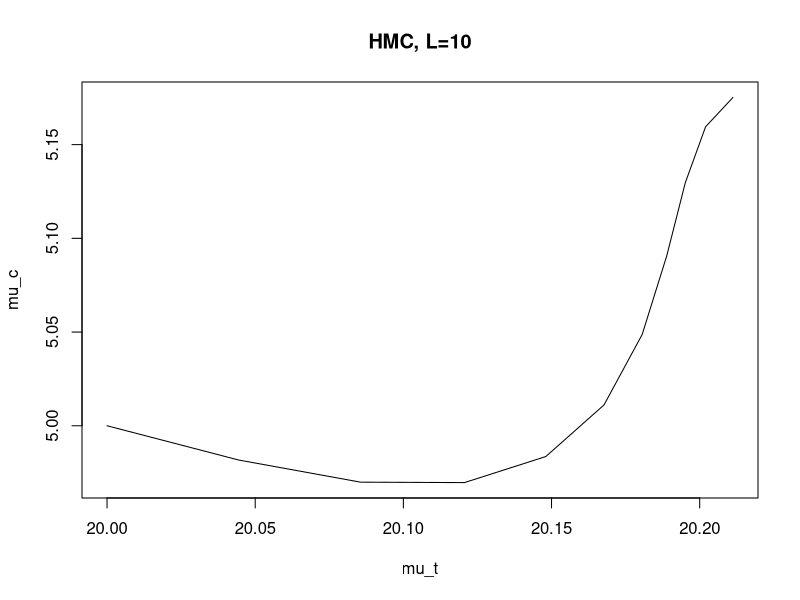
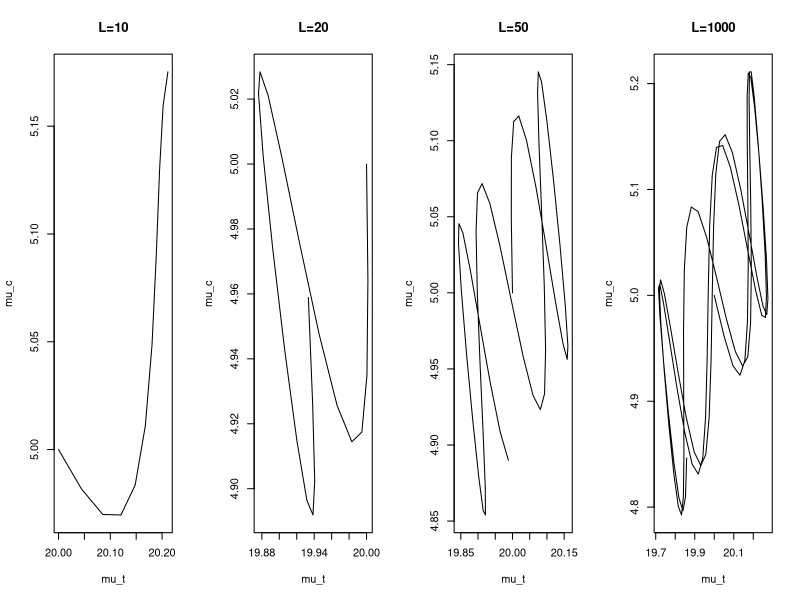

Generate these figures, in order, with R:
## ---- chunk 1
## Gradient of the potential with respect to x
fGradSimpleX <- function(x,y){
  aGrad <- -0.5 *exp(1/2 * (-(-20 + x) * (1.38889 * (-20 + x) - 
                                            2.22222 * (-5 + y)) - (-2.22222 * (-20 + x) + 
                                                                     5.55556 * (-5 + y)) * (-5 + y)) + 
                       1/2 * ((-20 + x) * (1.38889 * (-20 + x) - 
                                             2.22222 * (-5 + y)) + (-2.22222 * (-20 + x) + 
                                                                      5.55556 * (-5 + y)) * (-5 + y))) *(-2.77778 * (-20 + x) + 4.44444 * (-5 + y))
  return(aGrad)
}

## Gradient of the potential with respect to y
fGradSimpleY <- function(x,y){
  aGrad <- -0.5 * exp(1/2 * (-(-20 + x) * (1.38889 * (-20 + x) - 
                                             2.22222 * (-5 + y)) - (-2.22222 * (-20 + x) + 
                                                                      5.55556 * (-5 + y)) * (-5 + y)) + 
                        1/2 * ((-20 + x) * (1.38889 * (-20 + x) - 
                                              2.22222 * (-5 + y)) + (-2.22222 * (-20 + x) + 
                                                                       5.55556 * (-5 + y)) * (-5 + y))) * (4.44444 * (-20 + x) - 
                                                                                                             11.1111 * (-5 + y))
  
  return(aGrad)
}

## Gradient of U with respect to both coordinates
grad_U <- function(aQ){
  aGradX <- fGradSimpleX(aQ[[1]],aQ[[2]])
  aGrady <- fGradSimpleY(aQ[[1]],aQ[[2]])
  return(c(aGradX,aGrady))
}

## Potential function given by the -ve log of the posterior
U <- function(aQ){
  x <- aQ[[1]]
  y <- aQ[[2]]
  aU <- -log(0.265258 * exp(
    1/2 * (-(-20 + x) * (1.38889 * (-20 + x) - 
                           2.22222 * (-5 + y)) - (-2.22222 * (-20 + x) + 
                                                    5.55556 * (-5 + y)) * (-5 + y))))
  return(aU) 
}

## Keeps all the positions of the particle over time
HMC_keep <- function (current_q, U, grad_U, epsilon, L, aSigma){
  q = current_q
  p = rnorm(length(q),0,aSigma)  # independent standard normal variates
  current_p = p
  
  # Make a half step for momentum at the beginning
  
  p = p - epsilon * grad_U(q) / 2
  
  # Alternate full steps for position and momentum
  
  lPosition <- matrix(nrow = (L+1),ncol = 2)
  lPosition[1,] <- q
  
  for (i in 1:L)
  {
    
    # Make a full step for the position
    
    q = q + epsilon * p
    lPosition[(i+1),] <- q
    
    # Make a full step for the momentum, except at end of trajectory
    
    if (i!=L) p = p - epsilon * grad_U(q)
  }
  
  # Make a half step for momentum at the end.
  
  p = p - epsilon * grad_U(q) / 2
  
  # Negate momentum at end of trajectory to make the proposal symmetric
  
  p = -p
  
  # Evaluate potential and kinetic energies at start and end of trajectory
  
  current_U = U(current_q)
  current_K = sum(current_p^2) / 2
  proposed_U = U(q)
  proposed_K = sum(p^2) / 2
  
  #   print(current_U-proposed_U)
  #   print(current_K-proposed_K)
  
  # Accept or reject the state at end of trajectory, returning either
  # the position at the end of the trajectory or the initial position
  r <- exp(current_U-proposed_U+current_K-proposed_K)
  # print(r)
  if (runif(1) < r)
  {
    return (list(q=q,pos=lPosition))  # accept
  }
  else
  {
    return (list(q=current_q,pos=lPosition))  # reject
  }
}


## ---- chunk 2

set.seed(42)
lSamples_hmc <- HMC_keep(current_q = c(20,5),U = U, grad_U = grad_U, epsilon = 0.18, L = 10, aSigma = 0.18)
## ---- chunk 3
plot(lSamples_hmc$pos, type = 'l', xlab = "mu_t", ylab = "mu_c", main = "HMC, L=10")
## ---- chunk 4
set.seed(42)

lSamples_hmc_L10 <- HMC_keep(current_q = c(20,5),U = U, grad_U = grad_U, epsilon = 0.18, L = 10, aSigma = 0.18)

lSamples_hmc_L20 <- HMC_keep(current_q = c(20,5),U = U, grad_U = grad_U, epsilon = 0.18, L = 20, aSigma = 0.18)

lSamples_hmc_L50 <- HMC_keep(current_q = c(20,5),U = U, grad_U = grad_U, epsilon = 0.18, L = 50, aSigma = 0.18)

lSamples_hmc_L100 <- HMC_keep(current_q = c(20,5),U = U, grad_U = grad_U, epsilon = 0.18, L = 100, aSigma = 0.18)

## ---- chunk 5

par(mfrow=c(1,4))
plot(lSamples_hmc_L10$pos, type = 'l', xlab = "mu_t", ylab = "mu_c", main = "L=10")

plot(lSamples_hmc_L20$pos, type = 'l', xlab = "mu_t", ylab = "mu_c", main = "L=20")

plot(lSamples_hmc_L50$pos, type = 'l', xlab = "mu_t", ylab = "mu_c", main = "L=50")

plot(lSamples_hmc_L100$pos, type = 'l', xlab = "mu_t", ylab = "mu_c", main = "L=1000")

